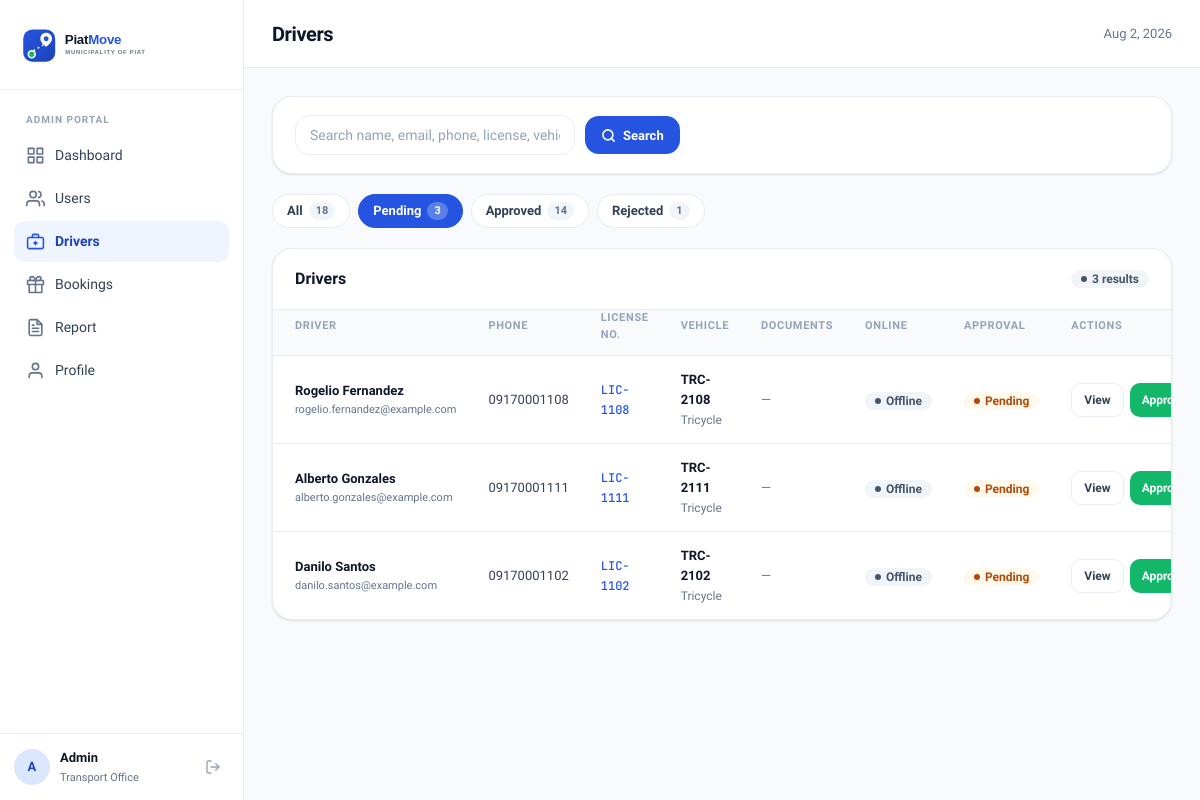
Before: /drivers.php?filter=pending (signed in) with the older database file.
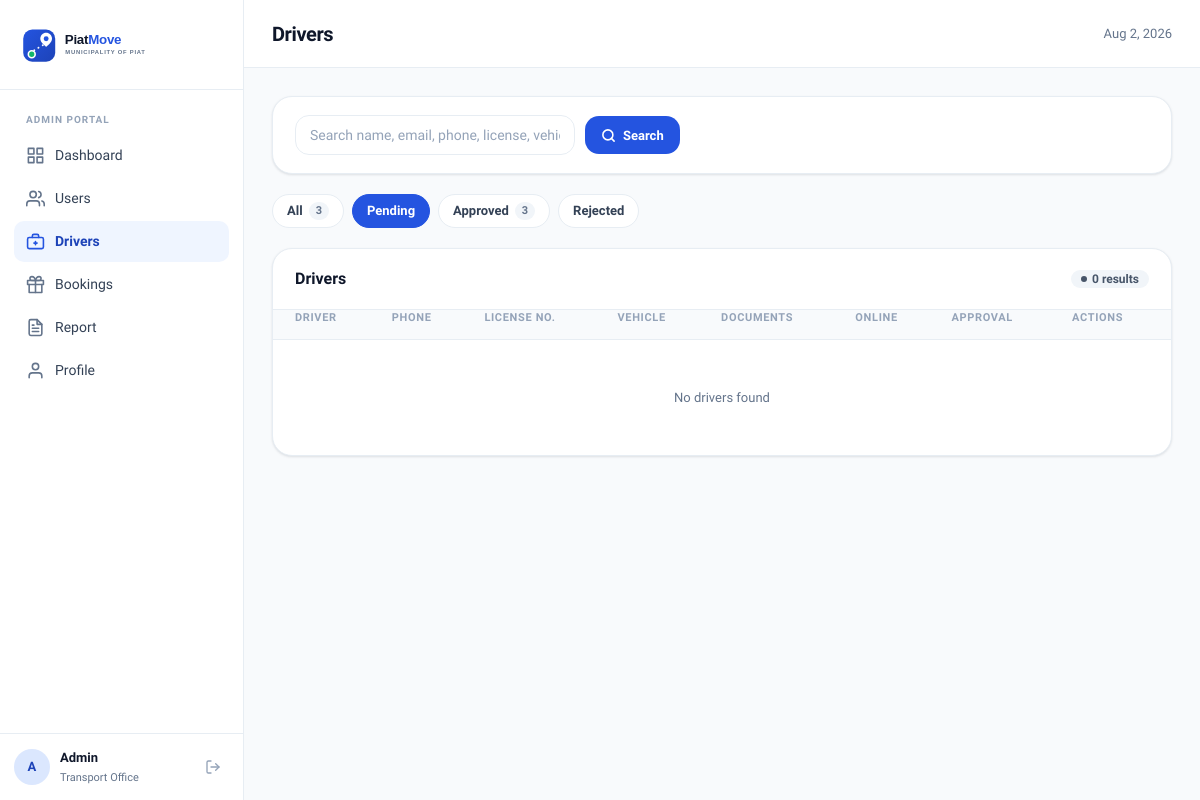
After: the same page with the newer database file.
### tables this page shows
CREATE TABLE `driver_info` (
  `id` int(10) UNSIGNED NOT NULL,
  `user_id` int(10) UNSIGNED NOT NULL,
  `license_no` varchar(50) NOT NULL,
  `vehicle_no` varchar(50) NOT NULL,
  `vehicle_type` varchar(50) NOT NULL,
  `barangay` varchar(50) NOT NULL,
  `plate_proof_path` varchar(255) DEFAULT NULL,
  `license_proof_path` varchar(255) DEFAULT NULL,
  `photo_path` varchar(255) DEFAULT NULL,
  `tricycle_photo_path` varchar(255) DEFAULT NULL,
  `approval_status` enum('pending','approved','rejected') NOT NULL DEFAULT 'pending',
  `is_online` tinyint(1) NOT NULL DEFAULT 0,
  `current_lat` decimal(10,7) DEFAULT NULL,
  `current_lng` decimal(10,7) DEFAULT NULL,
  `created_at` timestamp NOT NULL DEFAULT current_timestamp(),
  `updated_at` timestamp NOT NULL DEFAULT current_timestamp() ON UPDATE current_timestamp()
);

CREATE TABLE `users` (
  `id` int(10) UNSIGNED NOT NULL,
  `name` varchar(100) NOT NULL,
  `email` varchar(150) NOT NULL,
  `password` varchar(255) NOT NULL,
  `phone` varchar(20) NOT NULL,
  `role` enum('passenger','driver') NOT NULL DEFAULT 'passenger',
  `status` enum('active','inactive') NOT NULL DEFAULT 'active',
  `created_at` timestamp NOT NULL DEFAULT current_timestamp(),
  `updated_at` timestamp NOT NULL DEFAULT current_timestamp() ON UPDATE current_timestamp()
);

### drivers.php (the view, shortened to what this page needs)
<?php
$db  = get_db();
$filter  = $_GET['filter'] ?? 'all';
$search = trim($_GET['q'] ?? '');
$base_sql = "SELECT u.id, u.name, u.email, u.phone, u.status, u.created_at,
                    d.license_no, d.vehicle_no, d.vehicle_type, d.barangay, d.approval_status, d.is_online,
                    d.plate_proof_path, d.license_proof_path, d.photo_path, d.tricycle_photo_path
             FROM users u
             JOIN driver_info d ON d.user_id = u.id";
$where  = [];
$params = [];
if ($filter !== 'all') {
    $where[]  = 'd.approval_status = ?';
    $params[] = $filter;
}
$sql = $base_sql
     . ($where ? ' WHERE ' . implode(' AND ', $where) : '')
     . " ORDER BY FIELD(d.approval_status,'pending','approved','rejected'), u.created_at DESC";
$stmt = $db->prepare($sql);
$stmt->execute($params);
$drivers = $stmt->fetchAll();
$counts_raw = $db->query(
    "SELECT approval_status, COUNT(*) AS cnt FROM driver_info GROUP BY approval_status"
)->fetchAll();
$counts = ['all' => 0];
foreach ($counts_raw as $r) {
    $counts[$r['approval_status']] = (int)$r['cnt'];
    $counts['all'] += (int)$r['cnt'];
}
$page_title = 'Drivers';
require_once __DIR__ . '/includes/header.php';
?>
<div class="panel" style="margin-bottom:20px">
    <div style="padding:18px 22px">
        <form method="GET" style="display:flex;gap:10px;flex-wrap:wrap;align-items:center">
            <input type="text" name="q" class="form-input" style="width:280px"
                   placeholder="Search name, email, phone, license, vehicle…"
                   value="<?= htmlspecialchars($search) ?>">
            <button type="submit" class="btn-primary-ds">
                <svg width="15" height="15" viewBox="0 0 24 24" fill="none" stroke="currentColor" stroke-width="2.5" stroke-linecap="round" stroke-linejoin="round"><circle cx="11" cy="11" r="8"/><line x1="21" y1="21" x2="16.65" y2="16.65"/></svg>
                Search
            </button>
        </form>
    </div>
</div>
<div style="display:flex;gap:8px;margin-bottom:20px;flex-wrap:wrap">
    <?php
    $tabs = ['all'=>'All','pending'=>'Pending','approved'=>'Approved','rejected'=>'Rejected'];
    foreach ($tabs as $key => $label):
        $cnt = $counts[$key] ?? 0;
        $qs  = 'filter=' . $key . ($search ? '&q=' . urlencode($search) : '');
    ?>
        <a href="?<?= $qs ?>" class="filter-pill <?= $filter === $key ? 'active' : '' ?>">
            <?= $label ?>
            <?php if ($cnt > 0): ?>
                <span style="background:<?= $filter === $key ? 'rgba(255,255,255,.25)' : 'var(--gray-100)' ?>;color:<?= $filter === $key ? '#fff' : 'var(--text-muted)' ?>;padding:1px 7px;border-radius:var(--radius-pill);font-size:11px;font-weight:700">
                    <?= $cnt ?>
                </span>
            <?php endif; ?>
        </a>
    <?php endforeach; ?>
</div>
<div class="panel">
    <div class="panel-header">
        <span class="panel-title">Drivers</span>
        <span class="badge badge-neutral"><?= count($drivers) ?> results</span>
    </div>
    <div style="overflow-x:auto">
        <table class="data-table">
            <thead>
                <tr>
                    <th>Driver</th>
                    <th>Phone</th>
                    <th>License No.</th>
                    <th>Vehicle</th>
                    <th>Documents</th>
                    <th>Online</th>
                    <th>Approval</th>
                    <th>Actions</th>
                </tr>
            </thead>
            <tbody>
                <?php
                $doc_labels = [
                    'plate_proof_path'   => 'Plate Proof',
                    'license_proof_path' => 'License Proof',
                    'photo_path'         => 'Driver Photo',
                    'tricycle_photo_path' => 'Tricycle Photo',
                ];
                ?>
                <?php foreach ($drivers as $d): ?>
                <tr>
                    <td>
                        <div class="cell-strong"><?= htmlspecialchars($d['name']) ?></div>
                        <div class="cell-sub" style="font-size:11px;color:var(--text-muted)"><?= htmlspecialchars($d['email']) ?></div>
                    </td>
                    <td><?= htmlspecialchars($d['phone']) ?></td>
                    <td><span class="cell-mono"><?= htmlspecialchars($d['license_no']) ?></span></td>
                    <td>
                        <div class="cell-strong"><?= htmlspecialchars($d['vehicle_no']) ?></div>
                        <div class="cell-sub"><?= htmlspecialchars($d['vehicle_type']) ?></div>
                    </td>
                    <td>
                        <div style="display:flex;gap:6px;flex-wrap:wrap">
                            <?php
                            $hasDocs = false;
                            foreach ($doc_labels as $col => $label):
                                $path = $d[$col] ?? null;
                                if (!$path) continue;
                                $hasDocs = true;
                            ?>
                            <?php endforeach; ?>
                            <?php if (!$hasDocs): ?>
                                <span class="text-muted">&mdash;</span>
                            <?php endif; ?>
                        </div>
                    </td>
                    <td>
                        <?php if ($d['is_online']): ?>
                            <span class="badge badge-success">Online</span>
                        <?php else: ?>
                            <span class="badge badge-neutral">Offline</span>
                        <?php endif; ?>
                    </td>
                    <td>
                        <?php
                        $ap_map = ['pending'=>'warning','approved'=>'success','rejected'=>'danger'];
                        $cls = $ap_map[$d['approval_status']] ?? 'neutral';
                        echo "<span class=\"badge badge-{$cls}\">" . ucfirst($d['approval_status']) . "</span>";
                        ?>
                    </td>
                    <td>
                        <div class="actions-cell">
                            <button type="button" class="btn-neutral-sm view-driver-btn"
                                    data-name="<?= htmlspecialchars($d['name']) ?>"
                                    data-email="<?= htmlspecialchars($d['email']) ?>"
                                    data-phone="<?= htmlspecialchars($d['phone']) ?>"
                                    data-status="<?= htmlspecialchars(ucfirst($d['status'])) ?>"
                                    data-license="<?= htmlspecialchars($d['license_no']) ?>"
                                    data-vehicle="<?= htmlspecialchars($d['vehicle_no']) ?>"
                                    data-vehicle-type="<?= htmlspecialchars($d['vehicle_type']) ?>"
                                    data-barangay="<?= htmlspecialchars($d['barangay']) ?>"
                                    data-online="<?= $d['is_online'] ? 'Online' : 'Offline' ?>"
                                    data-approval="<?= htmlspecialchars(ucfirst($d['approval_status'])) ?>"
                                    data-joined="<?= htmlspecialchars(date('M j, Y', strtotime($d['created_at']))) ?>"
                                    data-plate-proof="<?= $d['plate_proof_path'] ? htmlspecialchars(BASE_URL . '/' . ltrim($d['plate_proof_path'], '/')) : '' ?>"
                                    data-license-proof="<?= $d['license_proof_path'] ? htmlspecialchars(BASE_URL . '/' . ltrim($d['license_proof_path'], '/')) : '' ?>"
                                    data-photo="<?= $d['photo_path'] ? htmlspecialchars(BASE_URL . '/' . ltrim($d['photo_path'], '/')) : '' ?>"
                                    data-tricycle-photo="<?= $d['tricycle_photo_path'] ? htmlspecialchars(BASE_URL . '/' . ltrim($d['tricycle_photo_path'], '/')) : '' ?>"
                                    onclick="openDriverModal(this)">View</button>
                            <form method="POST" style="display:contents">
                                <?php if ($d['approval_status'] === 'pending'): ?>
                                    <button name="action" value="approve" class="btn-success-sm"
                                            onclick="return confirm('Approve this driver?')">Approve</button>
                                <?php elseif ($d['approval_status'] === 'approved'): ?>
                                    <button name="action" value="reject" class="btn-danger-ghost"
                                            onclick="return confirm('Revoke this driver\'s approval?')">Revoke</button>
                                <?php else: ?>
                                    <button name="action" value="approve" class="btn-neutral-sm"
                                            onclick="return confirm('Re-approve this driver?')">Re-approve</button>
                                <?php endif; ?>
                            </form>
                        </div>
                    </td>
                </tr>
                <?php endforeach; ?>
                <?php if (empty($drivers)): ?>
                <tr><td colspan="8" style="text-align:center;padding:48px;color:var(--text-muted)">No drivers found</td></tr>
                <?php endif; ?>
            </tbody>
        </table>
    </div>
</div>
<?php require_once __DIR__ . '/includes/footer.php'; ?>

### includes/header.php (shortened to what this page needs)
<!DOCTYPE html>
<html lang="en">
<head>
    <link href="<?= BASE_URL ?>/assets/css/admin.css?v=<?= filemtime(__DIR__ . '/../assets/css/admin.css') ?>" rel="stylesheet">
</head>
<body>
<div id="wrapper">
    <nav id="sidebar">
        <div class="sidebar-logo">
            <img src="<?= BASE_URL ?>/assets/logo-full.svg" alt="PiatMove">
        </div>
        <div class="sidebar-nav">
            <div class="sidebar-section-label">Admin Portal</div>
            <a href="<?= BASE_URL ?>/dashboard.php"
               class="<?= basename($_SERVER['PHP_SELF']) === 'dashboard.php' ? 'active' : '' ?>">
                <svg class="nav-icon" viewBox="0 0 24 24" fill="none" stroke="currentColor" stroke-width="2" stroke-linecap="round" stroke-linejoin="round">
                    <rect x="3" y="3" width="7" height="7"/><rect x="14" y="3" width="7" height="7"/><rect x="14" y="14" width="7" height="7"/><rect x="3" y="14" width="7" height="7"/>
                </svg>
                Dashboard
            </a>
            <a href="<?= BASE_URL ?>/users.php"
               class="<?= basename($_SERVER['PHP_SELF']) === 'users.php' ? 'active' : '' ?>">
                <svg class="nav-icon" viewBox="0 0 24 24" fill="none" stroke="currentColor" stroke-width="2" stroke-linecap="round" stroke-linejoin="round">
                    <path d="M17 21v-2a4 4 0 0 0-4-4H5a4 4 0 0 0-4 4v2"/><circle cx="9" cy="7" r="4"/><path d="M23 21v-2a4 4 0 0 0-3-3.87"/><path d="M16 3.13a4 4 0 0 1 0 7.75"/>
                </svg>
                Users
            </a>
            <a href="<?= BASE_URL ?>/drivers.php"
               class="<?= basename($_SERVER['PHP_SELF']) === 'drivers.php' ? 'active' : '' ?>">
                Drivers
            </a>
            <a href="<?= BASE_URL ?>/bookings.php"
               class="<?= basename($_SERVER['PHP_SELF']) === 'bookings.php' ? 'active' : '' ?>">
                Bookings
            </a>
            <a href="<?= BASE_URL ?>/report.php"
               class="<?= basename($_SERVER['PHP_SELF']) === 'report.php' ? 'active' : '' ?>">
                Report
            </a>
            <a href="<?= BASE_URL ?>/profile.php"
               class="<?= basename($_SERVER['PHP_SELF']) === 'profile.php' ? 'active' : '' ?>">
                <svg class="nav-icon" viewBox="0 0 24 24" fill="none" stroke="currentColor" stroke-width="2" stroke-linecap="round" stroke-linejoin="round">
                    <path d="M20 21v-2a4 4 0 0 0-4-4H8a4 4 0 0 0-4 4v2"/><circle cx="12" cy="7" r="4"/>
                </svg>
                Profile
            </a>
        </div>
        <div class="sidebar-footer">
            <div class="sidebar-avatar">
                <?= strtoupper(substr($_SESSION['admin_name'] ?? 'A', 0, 1)) ?>
            </div>
            <div class="sidebar-footer-meta">
                <div class="sidebar-footer-name"><?= htmlspecialchars($_SESSION['admin_name'] ?? 'Admin') ?></div>
                <div class="sidebar-footer-role">Transport Office</div>
            </div>
            <a href="<?= BASE_URL ?>/logout.php" class="sidebar-logout" title="Sign out">
                <svg width="16" height="16" viewBox="0 0 24 24" fill="none" stroke="currentColor" stroke-width="2" stroke-linecap="round" stroke-linejoin="round">
                    <path d="M9 21H5a2 2 0 0 1-2-2V5a2 2 0 0 1 2-2h4"/><polyline points="16 17 21 12 16 7"/><line x1="21" y1="12" x2="9" y2="12"/>
                </svg>
            </a>
        </div>
    </nav>
    <div id="page-content">
        <header class="topbar">
            <div class="topbar-title"><?= htmlspecialchars($page_title ?? '') ?></div>
            <div class="topbar-date"><?= date('M j, Y') ?></div>
        </header>
        <div class="content-body">

### includes/footer.php (shortened to what this page needs)
        </div>
    </div>
</div>
</body>
</html>

Changed rows visible on the page:
removed driver_info: user.name "Rogelio Fernandez", user.email "rogelio.fernandez@example.com", user.phone "09170001108", license_no "LIC-1108", vehicle_no "TRC-2108", vehicle_type "Tricycle", is_online "Offline", approval_status "Pending", shows "Approve"
removed driver_info: user.name "Alberto Gonzales", user.email "alberto.gonzales@example.com", user.phone "09170001111", license_no "LIC-1111", vehicle_no "TRC-2111", vehicle_type "Tricycle", is_online "Offline", approval_status "Pending", shows "Approve"
removed driver_info: user.name "Danilo Santos", user.email "danilo.santos@example.com", user.phone "09170001102", license_no "LIC-1102", vehicle_no "TRC-2102", vehicle_type "Tricycle", is_online "Offline", approval_status "Pending", shows "Approve"
Other visible differences:
count($drivers): "3" → "0"
new list line: "All 3"
new list line: "Pending"
new list line: "Approved 3"
new list line: "Rejected"
text now shown: "No drivers found"
list line gone: "All 18"
list line gone: "Pending 3"
list line gone: "Approved 14"
list line gone: "Rejected 1"
